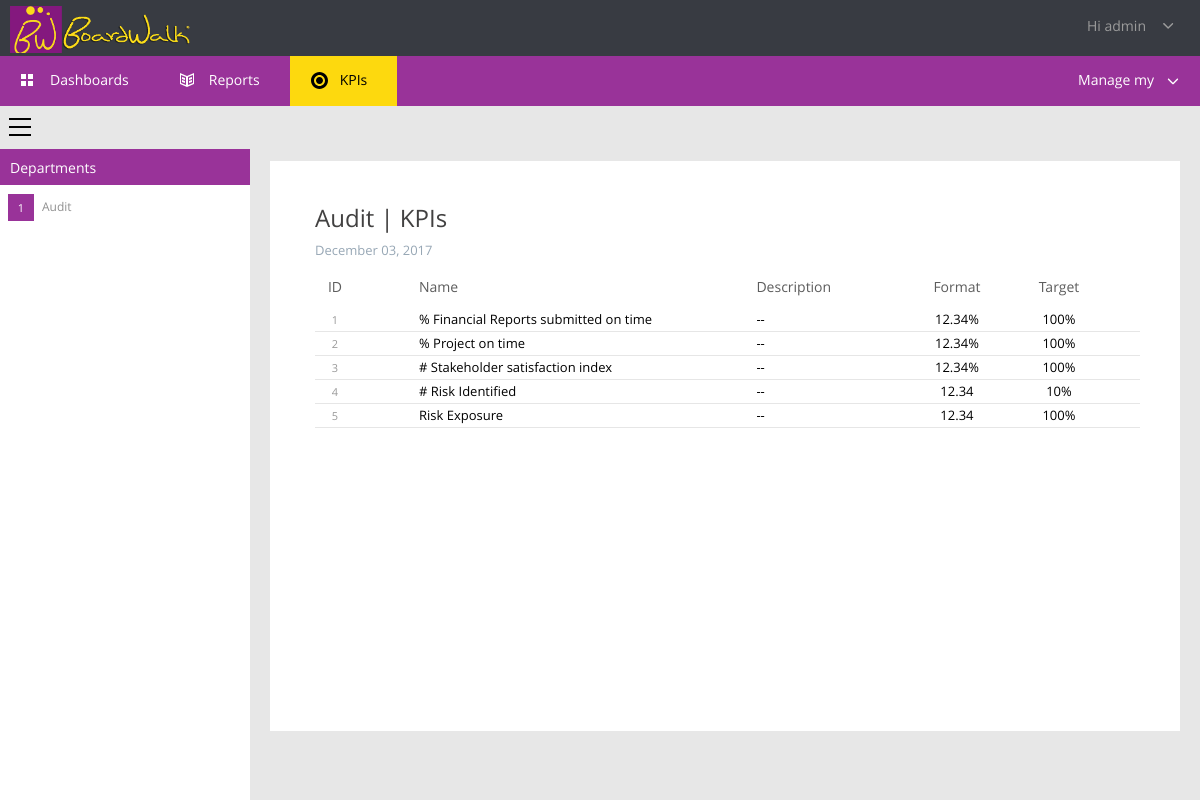
The app's page /user/kpi.php?deptId=2 (signed in) with its own data.
### tables this page shows
CREATE TABLE IF NOT EXISTS `users` (
  `userId` int(11) NOT NULL AUTO_INCREMENT,
  `userFname` varchar(255) NOT NULL,
  `userLname` varchar(255) NOT NULL,
  `userName` varchar(30) NOT NULL,
  `Name` varchar(255) NOT NULL,
  `userEmail` varchar(60) NOT NULL,
  `userPass` varchar(255) NOT NULL,
  `userDate` date NOT NULL,
  `deptId` int(10) NOT NULL,
  `userRole` varchar(255) NOT NULL,
  `userType` int(50) NOT NULL,
  PRIMARY KEY (`userId`),
  UNIQUE KEY `userEmail` (`userEmail`)
);

CREATE TABLE IF NOT EXISTS `departments` (
  `deptId` int(2) NOT NULL AUTO_INCREMENT,
  `deptName` varchar(256) NOT NULL,
  `deptDesc` varchar(512) NOT NULL,
  `deptHead` varchar(256) NOT NULL,
  PRIMARY KEY (`deptId`)
);

CREATE TABLE IF NOT EXISTS `kpis` (
  `kpiId` int(90) NOT NULL AUTO_INCREMENT,
  `kpiName` varchar(255) NOT NULL,
  `kpiFunction` varchar(255) NOT NULL,
  `kpiDesc` varchar(255) NOT NULL,
  `kpiFormat` int(50) NOT NULL,
  `kpiTarget` int(50) NOT NULL,
  `kpiType` int(50) NOT NULL,
  `deptId` int(50) NOT NULL,
  PRIMARY KEY (`kpiId`)
);

### user/kpi.php (the view, shortened to what this page needs)
<?php
$res=mysql_query("SELECT * FROM users WHERE userId=".$_SESSION['user']);
$userRow=mysql_fetch_array($res);
$deptId = $_GET['deptId'];
$ress=mysql_query("SELECT * FROM departments WHERE deptId=$deptId");
$dep=mysql_fetch_array($ress);
$printdate = date("F d, Y");
?>
<!DOCTYPE html>
<html>
<head>
    <link href="files/css.css" media="print" rel="stylesheet" type="text/css">
    <link href="files/css_003.css" rel="stylesheet" type="text/css">
    <link href="files/css_002.css" rel="stylesheet">
    <link href="files/dark.css" rel="stylesheet">
    <link href="files/blue.css" rel="stylesheet">
    <link href="css/bootstrap2.min.css" rel="stylesheet">
</head>
<body>
    <div class="header-status-bar">
        <span class="company-details" data-is-logo="true" style="background-image:url('logoo.png')"></span>
        <div>
            <a class="profile"><i class="small-profile" data-item-id="84901" data-size="30x30" style=
                "background-image:url('/Shared/_ProfileImage/84901?size=30x30')"></i><span>Hi
                <?php echo $userRow['userName']; ?></span><svg class="init" viewbox="-4 -6 22 22">
                <path d=
                "M1.8,0c0.2,0,0.4,0.1,0.6,0.2L7.2,5l4.7-4.7c0.3-0.3,0.9-0.3,1.2,0c0.2,0.2,0.2,0.4,0.2,0.6s-0.1,0.4-0.2,0.6L7.8,6.8 c-0.3,0.3-0.9,0.3-1.2,0L1.2,1.5c-0.3-0.3-0.3-0.9,0-1.2C1.4,0.1,1.6,0,1.8,0z"
                xmlns="http://www.w3.org/2000/svg">
            </path></svg></a>
        </div>
    </div>
    <div class="tab-menu screen">
        <ul class="tab-menu">
            <li>
                <a href="dashboards.php?deptId=<?php echo $deptId; ?>"><svg class="init">
                    <path d="M6,7H1V2h5V7z M13,2H8v5h5V2z M6,9H1v5h5V9z M13,9H8v5h5V9z" xmlns="http://www.w3.org/2000/svg">
                    </path></svg><span>Dashboards</span></a>
                </li>
                <li>
                    <a href="reports.php?deptId=<?php echo $deptId; ?>"><svg class="init">
                        <path d=
                        "M8,4L1,1v11l7,3l7-3V1 M8,4 M7,13l-5-2V3l5,2V13z M14,11l-5,2V5l5-2V11z M3,5l3,1v2L3,7V5z M3,8l3,1v2l-3-1V8z M13,7l-3,1 V6l3-1V7z M13,10l-3,1V9l3-1V10z"
                        xmlns="http://www.w3.org/2000/svg">
                    </path></svg><span>Reports</span></a>
                </li>
                <li class="selected">
                    <span>KPIs</span>
                </li>
            </ul>
            <div class="manage-my">
                <span>Manage my</span><svg class="init" viewbox="0 -9 24 24">
                <path d=
                "M1.8,0c0.2,0,0.4,0.1,0.6,0.2L7.2,5l4.7-4.7c0.3-0.3,0.9-0.3,1.2,0c0.2,0.2,0.2,0.4,0.2,0.6s-0.1,0.4-0.2,0.6L7.8,6.8 c-0.3,0.3-0.9,0.3-1.2,0L1.2,1.5c-0.3-0.3-0.3-0.9,0-1.2C1.4,0.1,1.6,0,1.8,0z"
                xmlns="http://www.w3.org/2000/svg">
            </path></svg>
        </div>
    </div>
    <div class="columns">
        <div class="columns-row">
            <div class="column-left screen">
                <a class="menu-button" href="#" title=""><svg class="init">
                    <path style="fill: black;" d="M23,2H1V0h22V2z M23,8H1v2h22V8z M23,16H1v2h22V16z" xmlns="http://www.w3.org/2000/svg">
                    </path></svg></a>
                    <h4 class="sprite up-arrow" data-accord="1"><span>Departments</span>
                    </h4>
                    <div data-accord="1" style="">
                        <?php
                        $res2=mysql_query("SELECT * FROM departments WHERE deptId='$deptId'");
                        $no=1;
                        while($depts=mysql_fetch_assoc($res2)){
                            echo '
                            <a href="kpi.php?deptId='.$depts['deptId'].'" class="category" value='.$depts['deptId'].'>
                                <b>'.$no.'</b>
                                <span>'.$depts['deptName'].'</span>
                            </a>
                            ';
                            $no++;
                        }
                        ?>
                    </div>
                </div>
                <div class="column-right">
                   <div class="reports">
                    <div class="reports-options screen">
                    </div>
                    <div class="report" style="padding: 0px 15px 0px 20px;">
                        <div class="kpi-entries">
                            <div class="report-header">
                                <div class="title">
                                    <h1 id="h1Name"><?php echo $dep['deptName']; ?> | KPIs</h1>
                                    <h2 id="h1Dateito"><?php echo $printdate;?></h2>
                                </div>
                            </div>
                            <table class="kpis">
                                <thead>
                                    <tr>
                                        <th data-bind="click: headerSort" data-sort="KpiId" style=
                                        "width: 30px;text-align:center;">ID</th>
                                        <th class="icon">
                                        </th>
                                        <th class="kpi" on headerSort data-sort="KpiName">Name</th>
                                        <th class="kpi" >Description</th>
                                        <th class="media-hide" >Format</th>
                                        <th class="target" style="text-align:center">Target</th>
                                </tr>
                            </thead>
                            <tbody>
                                <?php
                                $no=1;
                                $res3=mysql_query("SELECT * FROM kpis WHERE deptId=$deptId");
                                while($kpi3=mysql_fetch_assoc($res3)){
                                  echo '
                                <td style="width: 30px;text-align:center;color: #999999;font-size:11px;">'.$no.'</td>
                                <td class="icon"></td>
                                <td class="kpi">'.$kpi3['kpiName'].'</td>
                                <td class="kpi">'.$kpi3['kpiDesc'].'</td>
                                <td  style="text-align:center" class="media-hide">
                                    ';
                                    if ($kpi3['kpiFormat']==1) echo "12.34";
                                    if ($kpi3['kpiFormat']==2) echo "12.34%";
                                    echo '
                                </td>
                                <td class="target" style="text-align:center">'.$kpi3['kpiTarget'].'%</td>
                                <td style="border-left-color:transparent">&nbsp;</td>
                            </tr>
                            ';
                            $no++;
                        }
                        ?>
                    </tbody>
                </table>
                </div>
            </div>
    </div>
</div>
</div>
</div>
</body>
</html>

### user/files/css.css (style rules this page uses)
html,body { min-width: 0; background-color: #fff !important; }
body { background-color: #fff !important; }
h1 { font-size: 18px; float: none; padding-left: 10px; color: #000; }
h2 { color: #424141; font-size: 12px; text-shadow: none; line-height: 30px; float: none; padding-left: 10px; }
.screen { visibility: hidden !important; display: none !important; }
div.header-status-bar { height: 60px; padding: 10px 0 0 10px; min-width: 0; background: none; display: block; clear: both; }
div.header-status-bar>span { color: #000; font-size: 20px; width: auto; text-shadow: none; }
div.header-status-bar>div { visibility: hidden; display: none; }

### user/files/dark.css (style rules this page uses)
div.header-status-bar { background-color:#383b42 }
div.header-status-bar>span { color:#fff }

### user/files/blue.css (style rules this page uses)
div.tab-menu { background-color:#993399; }
ul.tab-menu>li.selected { background-color:#fdd90e }

### records on screen
users: userName "admin"
departments: $depts['deptId'] 2 (drawn), deptName "Audit"
kpis: kpiName "% Financial Reports submitted on time", kpiDesc "--", kpiFormat "12.34%", kpiTarget "100"
kpis: kpiName "% Project on time", kpiDesc "--", kpiFormat "12.34%", kpiTarget "100"
kpis: kpiName "# Stakeholder satisfaction index", kpiDesc "--", kpiFormat "12.34%", kpiTarget "100"
kpis: kpiName "# Risk Identified", kpiDesc "--", kpiFormat "12.34", kpiTarget "10"
kpis: kpiName "Risk Exposure", kpiDesc "--", kpiFormat "12.34", kpiTarget "100"
